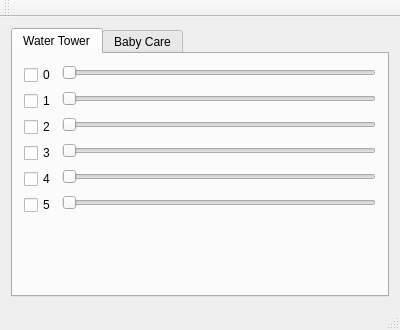
<?xml version="1.0" encoding="UTF-8"?>
<ui version="4.0">
 <class>MainWindow</class>
 <widget class="QMainWindow" name="MainWindow">
  <property name="geometry">
   <rect>
    <x>0</x>
    <y>0</y>
    <width>400</width>
    <height>330</height>
   </rect>
  </property>
  <property name="windowTitle">
   <string>Skynet Client</string>
  </property>
  <widget class="QWidget" name="centralWidget">
   <layout class="QGridLayout" name="gridLayout">
    <item row="1" column="0">
     <widget class="QTabWidget" name="tabWidget">
      <property name="currentIndex">
       <number>0</number>
      </property>
      <widget class="QWidget" name="waterTower">
       <attribute name="title">
        <string>Water Tower</string>
       </attribute>
       <layout class="QFormLayout" name="formLayout">
        <item row="0" column="0">
         <widget class="QCheckBox" name="checkBox0">
          <property name="text">
           <string>0</string>
          </property>
         </widget>
        </item>
        <item row="0" column="1">
         <widget class="QSlider" name="horizontalSlider0">
          <property name="pageStep">
           <number>1</number>
          </property>
          <property name="orientation">
           <enum>Qt::Horizontal</enum>
          </property>
         </widget>
        </item>
        <item row="1" column="0">
         <widget class="QCheckBox" name="checkBox1">
          <property name="text">
           <string>1</string>
          </property>
         </widget>
        </item>
        <item row="1" column="1">
         <widget class="QSlider" name="horizontalSlider1">
          <property name="pageStep">
           <number>1</number>
          </property>
          <property name="orientation">
           <enum>Qt::Horizontal</enum>
          </property>
         </widget>
        </item>
        <item row="2" column="0">
         <widget class="QCheckBox" name="checkBox2">
          <property name="text">
           <string>2</string>
          </property>
         </widget>
        </item>
        <item row="2" column="1">
         <widget class="QSlider" name="horizontalSlider2">
          <property name="pageStep">
           <number>1</number>
          </property>
          <property name="orientation">
           <enum>Qt::Horizontal</enum>
          </property>
         </widget>
        </item>
        <item row="3" column="0">
         <widget class="QCheckBox" name="checkBox3">
          <property name="text">
           <string>3</string>
          </property>
         </widget>
        </item>
        <item row="3" column="1">
         <widget class="QSlider" name="horizontalSlider3">
          <property name="pageStep">
           <number>1</number>
          </property>
          <property name="orientation">
           <enum>Qt::Horizontal</enum>
          </property>
         </widget>
        </item>
        <item row="4" column="0">
         <widget class="QCheckBox" name="checkBox4">
          <property name="text">
           <string>4</string>
          </property>
         </widget>
        </item>
        <item row="4" column="1">
         <widget class="QSlider" name="horizontalSlider4">
          <property name="pageStep">
           <number>1</number>
          </property>
          <property name="orientation">
           <enum>Qt::Horizontal</enum>
          </property>
         </widget>
        </item>
        <item row="5" column="0">
         <widget class="QCheckBox" name="checkBox5">
          <property name="text">
           <string>5</string>
          </property>
         </widget>
        </item>
        <item row="5" column="1">
         <widget class="QSlider" name="horizontalSlider5">
          <property name="pageStep">
           <number>1</number>
          </property>
          <property name="orientation">
           <enum>Qt::Horizontal</enum>
          </property>
         </widget>
        </item>
       </layout>
      </widget>
      <widget class="QWidget" name="babyCare">
       <attribute name="title">
        <string>Baby Care</string>
       </attribute>
       <layout class="QGridLayout" name="gridLayout_2">
        <item row="0" column="0">
         <widget class="QGraphicsView" name="graphicsView"/>
        </item>
       </layout>
      </widget>
     </widget>
    </item>
   </layout>
  </widget>
  <widget class="QMenuBar" name="menuBar">
   <property name="geometry">
    <rect>
     <x>0</x>
     <y>0</y>
     <width>400</width>
     <height>27</height>
    </rect>
   </property>
  </widget>
  <widget class="QToolBar" name="mainToolBar">
   <attribute name="toolBarArea">
    <enum>TopToolBarArea</enum>
   </attribute>
   <attribute name="toolBarBreak">
    <bool>false</bool>
   </attribute>
  </widget>
  <widget class="QStatusBar" name="statusBar"/>
 </widget>
 <layoutdefault spacing="6" margin="11"/>
 <resources/>
 <connections/>
</ui>
